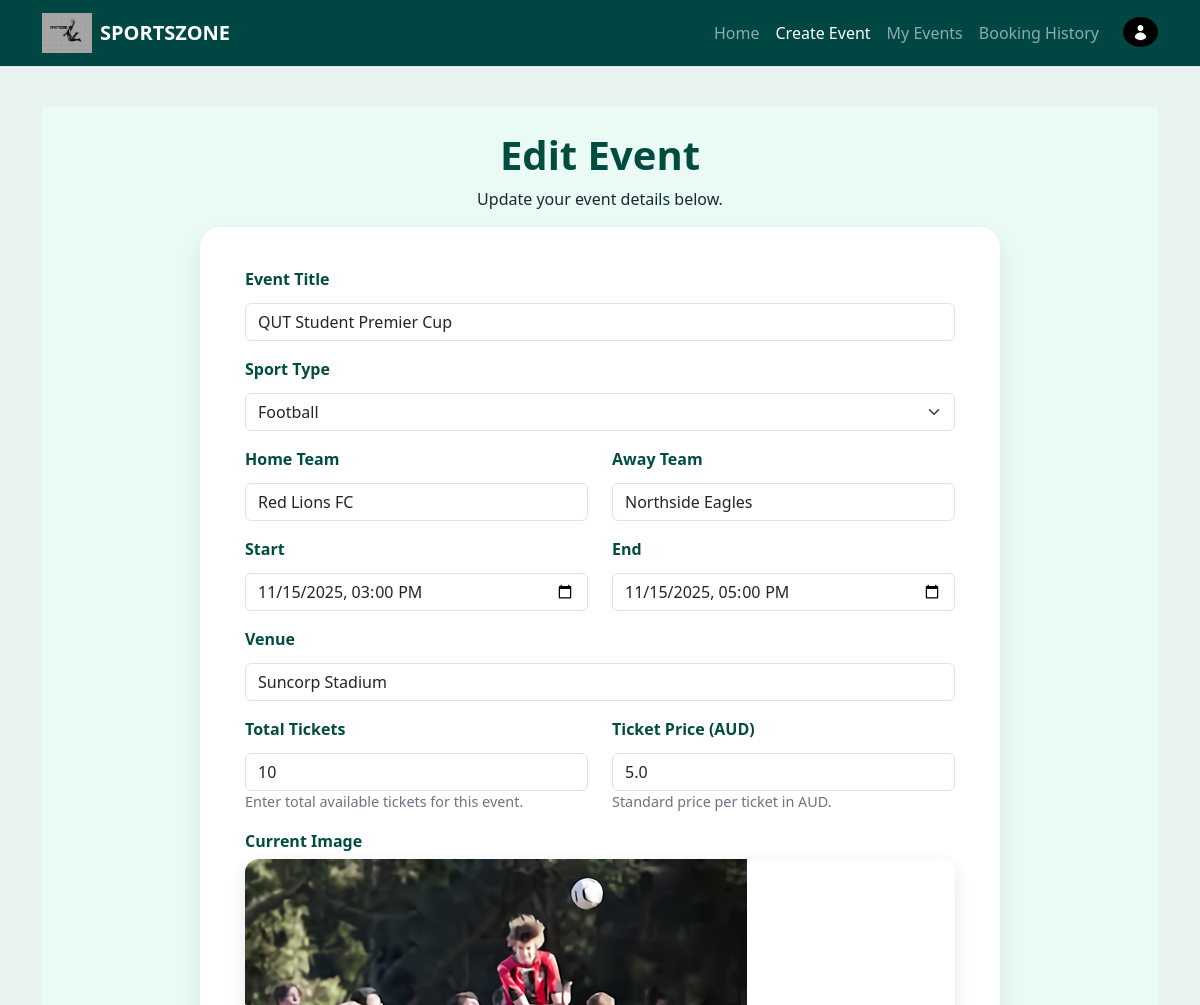
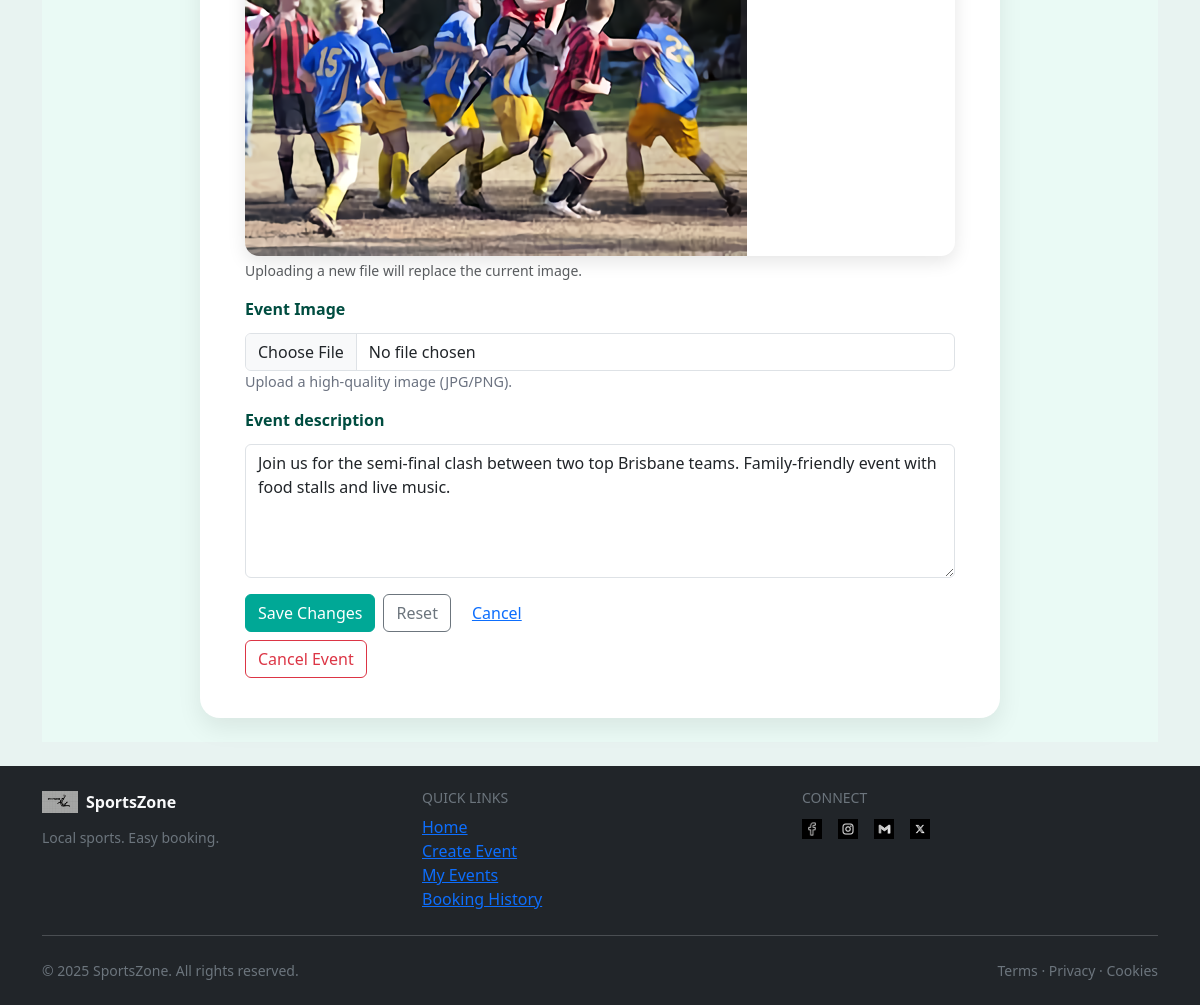
Page /create-event/7 (signed in) on the committed database (2 pictures, top to bottom).
### SportsZone/models.py (models this page shows, shortened)
class Event(db.Model):
    __tablename__ = "events"
    id = db.Column(db.Integer, primary_key=True)
    user_id = db.Column(db.Integer, db.ForeignKey("users.id"), nullable=False)  # creator/owner
    venue_id = db.Column(db.Integer, db.ForeignKey("venues.id"))
    sports_type = db.Column(db.String(64), index=True)  # Football, Basketball, etc.
    event_title = db.Column(db.String(256), nullable=False)
    home_team_name = db.Column(db.String(64))
    away_team_name = db.Column(db.String(64))
    event_image = db.Column(db.String(256))  # filename in /static/img
    description = db.Column(db.Text)
    start_datetime = db.Column(db.DateTime, default=datetime.utcnow, nullable=False)
    end_datetime = db.Column(db.DateTime)
    status = db.Column(db.String(32), index=True, default="Open", nullable=False)
    total_tickets = db.Column(db.Integer, default=120, nullable=False)
    tickets_sold = db.Column(db.Integer, default=0, nullable=False)
    ticket_price = db.Column(db.Float, default=0.0, nullable=False)
    comments = db.relationship(
        "Comment", backref="event", lazy=True, cascade="all, delete-orphan"
    )
    bookings = db.relationship(
        "Booking", backref="event", lazy=True, cascade="all, delete-orphan"
    )

### SportsZone/views.py (the view, shortened to what this page needs)
@main_bp.route("/create-event/", methods=["GET", "POST"])
@main_bp.route("/create-event/<int:event_id>", methods=["GET", "POST"])
@login_required
def create_event(event_id: int | None = None):
    event = None
    if event_id:
        event = Event.query.get_or_404(event_id)
        if event.user_id != current_user.id:
            flash("You can only edit events you created.", "danger")
            return redirect(url_for("main.my_events"))
    form = EventForm(obj=event) if event else EventForm()
    if event and request.method == "GET":
        form.venue.data = event.venue.venue_name if event.venue else ""
        form.home_team.data = event.home_team_name or ""
        form.away_team.data = event.away_team_name or ""
    page_title = "Edit Event" if event else "Create Event"
    return render_template("create_event.html", form=form, event=event, title=page_title)

### SportsZone/templates/create_event.html (shortened to what this page needs)
{% extends "base.html" %}
{% block body %}
{% macro field_row(field, type='text', placeholder='', rows=None, help_text=None, extra_class='') -%}
  {% set invalid = ' is-invalid' if field.errors else '' %}
  <div class="mb-3">
    <label class="form-label">{{ field.label }}</label>
    {% if rows %}
      {{ field(class="form-control" ~ invalid ~ " " ~ extra_class, rows=rows, placeholder=placeholder) }}
    {% elif field.type == 'SelectField' %}
      {{ field(class="form-select" ~ invalid ~ " " ~ extra_class) }}
    {% elif field.type == 'FileField' %}
      {{ field(class="form-control" ~ invalid ~ " " ~ extra_class) }}
    {% else %}
      {{ field(class="form-control" ~ invalid ~ " " ~ extra_class, placeholder=placeholder) }}
    {% endif %}
    {% if help_text %}
      <div class="help-text">{{ help_text }}</div>
    {% endif %}
  </div>
{%- endmacro %}
<div class="create-event-page py-4">
  <div class="content-wrap">
    <div class="page-header text-center mb-3">
      {% if event %}
        <h1>Edit Event</h1>
        <p>Update your event details below.</p>
      {% else %}
        <h1>Create Event</h1>
        <p>Fill out the details to publish your sports event on SportsZone.</p>
      {% endif %}
    </div>
    <div class="form-section">
      <form method="POST" enctype="multipart/form-data">
        {{ field_row(form.event_title, placeholder="e.g. Real Madrid vs Barcelona") }}
        {{ field_row(form.sport_type) }}
        <div class="row">
          <div class="col-md-6">
            {{ field_row(form.home_team, placeholder="Home team") }}
          </div>
          <div class="col-md-6">
            {{ field_row(form.away_team, placeholder="Away team") }}
          </div>
        </div>
        <div class="row">
          <div class="col-md-6">
            {{ field_row(form.start_datetime) }}
          </div>
          <div class="col-md-6">
            {{ field_row(form.end_datetime) }}
          </div>
        </div>
        {{ field_row(form.venue, placeholder="Venue name or stadium") }}
        <div class="row">
          <div class="col-md-6">
            {{ field_row(form.total_tickets, help_text="Enter total available tickets for this event.") }}
          </div>
          <div class="col-md-6">
            {{ field_row(form.ticket_price, help_text="Standard price per ticket in AUD.") }}
          </div>
        </div>
        {% if event and event.event_image %}
          <div class="mb-3">
            <label class="form-label d-block">Current Image</label>
            <div class="current-image">
              <img src="{{ url_for('static', filename='img/' ~ event.event_image) }}" class="img-fluid" alt="{{ event.event_title }}">
            </div>
            <div class="form-text mt-1">Uploading a new file will replace the current image.</div>
          </div>
        {% endif %}
        {{ field_row(form.image, help_text="Upload a high-quality image (JPG/PNG).") }}
        {{ field_row(form.description, rows=5, placeholder="Write a short description…") }}
        <div class="d-flex flex-wrap gap-2 align-items-center">
          {{ form.submit(class="btn btn-primary", value=('Save Changes' if event else 'Create Event')) }}
          {{ form.reset(class="btn btn-outline-secondary") }}
          <a href="{{ url_for('main.my_events') if event else url_for('main.index') }}" class="btn btn-link">Cancel</a>
        </div>
      </form>
      {% if event %}
        <form method="POST" action="{{ url_for('main.cancel_event', event_id=event.id) }}"
              class="mt-2"
              onsubmit="return confirm('Cancel this event? This will stop further bookings.');">
          <button class="btn btn-outline-danger" {% if event.status == 'Cancelled' %}disabled{% endif %}>
            Cancel Event
          </button>
        </form>
      {% endif %}
    </div>
  </div>
</div>
{% endblock %}

### SportsZone/static/style.css (style rules this page uses)
body { background-color: #E8F3F1; color: #0F2F28; }
.btn-primary { background-color: #00A896; border-color: #00A896; }
.create-event-page { background-color: #eafaf5; }
.create-event-page .content-wrap { max-width: 800px; margin: 0 auto; }
.create-event-page .form-section { background: #fff; border-radius: 20px; padding: 40px 45px; box-shadow: 0 10px 25px rgba(0,0,0,.08); transition: .3s; }
.create-event-page h1 { font-weight: 800; color: #004d40; }
.create-event-page label { font-weight: 600; color: #004d40; margin-bottom: 6px; }
.create-event-page .help-text { color: #6b7280; font-size: .9rem; }
.current-image { border-radius: 14px; overflow: hidden; box-shadow: 0 6px 18px rgba(0,0,0,.1); }

### rows in the picture
Event: event_title "QUT Student Premier Cup", start_datetime "11/15/2025 15:00", end_datetime "11/15/2025 17:00", venue "Suncorp Stadium", total_tickets "10", ticket_price "5.0", event_image (picture), description "Join us for the semi-final clash between two top Brisbane teams. Family-friendly event with food stalls and live music."

### other values in the picture
{{ field.label }} "Event Title Sport Type Home Team Away Team Start End Venue Total Tickets Ticket Price (AUD) Event Image Event description"
{{ help_text }} "Enter total available tickets for this event. Standard price per ticket in AUD. Upload a high-quality image (JPG/PNG)."
